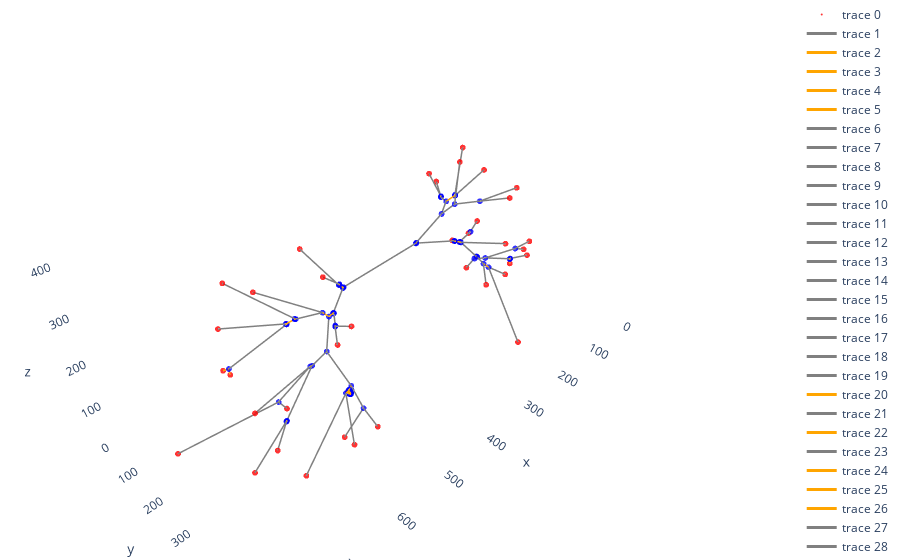

Notebook code for this chart:
### Code cell
import time
StartTime = time.time()
print('Plotting the 3D Graph ..')
plot_3D(graph)
print(f'Elapsed: {time.time()-StartTime:5.2f}')
